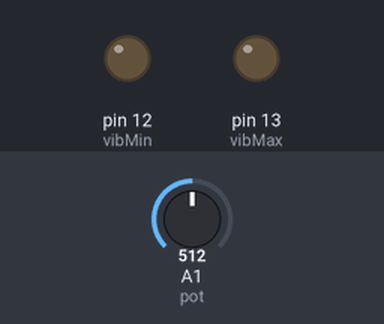
Bench run of a sketch on a simulated Arduino Uno, built with avr-gcc and run on an emulated ATmega328P. Shown: output pins drawn as LEDs (lit = HIGH). The test bench sets the inputs (shaded band); at power-on: A1 (pot) = 512.

Above: at 1.2 s.
1.3 s: A1 (pot) set to 412
2.8 s: A1 (pot) set to 383
At 3.8 s:
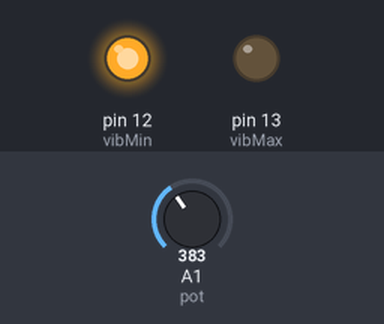
4.3 s: A1 (pot) set to 710
At 5.0 s:
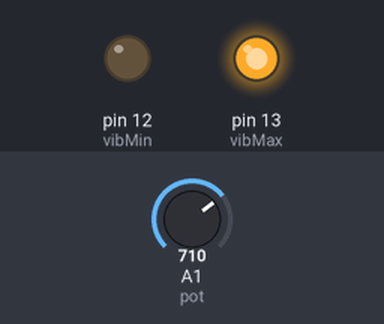
5.9 s: A1 (pot) set to 691
At 6.3 s:
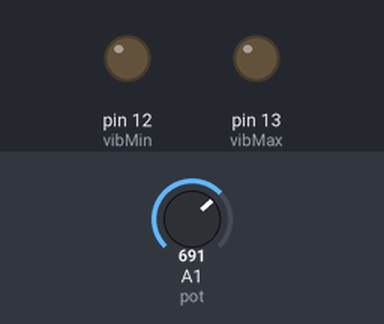
7.5 s: A1 (pot) set to 716
At 8.7 s:
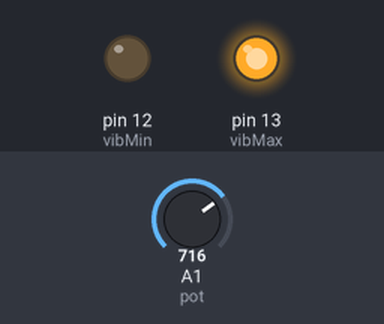
Timing chart, 0 to 10.1 s (numbered marks = the images above; inputs shaded):
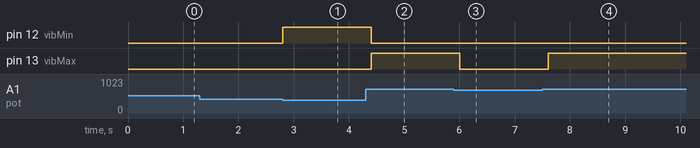

Measured:
- the behaviour switches between 400 and 399 on A1 (pot) (found by bisection; images 0 and 1)
- the behaviour switches between 701 and 700 on A1 (pot) (found by bisection; images 2 and 3)
- after the input at 1.3 s, every drawn part: stays the same
- after the input at 2.8 s, pin 12 (vibMin): LOW → HIGH at once
- after the input at 4.3 s, pin 12 (vibMin): HIGH → LOW after 0.10 s; pin 13 (vibMax): LOW → HIGH after 0.10 s
- after the input at 5.9 s, pin 13 (vibMax): HIGH → LOW after 0.10 s
- after the input at 7.5 s, pin 13 (vibMax): LOW → HIGH after 0.11 s

The sketch:

vibreurs.ino
```cpp
#define pot A1
#define vibMin 12
#define vibMax 13

int value = 0;


void setup() {
  Serial.begin(9600);

  pinMode(pot, INPUT);
  pinMode(vibMax, OUTPUT);
  pinMode(vibMin, OUTPUT);

}

void loop() {
  value = analogRead(pot);
  //Serial.print(value);
  //Serial.print("\n");

  if (value > 700) {
    digitalWrite(vibMax, HIGH);
  } else {
    digitalWrite(vibMax, LOW);
  }

    if (value < 400) {
    digitalWrite(vibMin, HIGH);
  } else {
    digitalWrite(vibMin, LOW);
  }

  delay(200);

}
```
